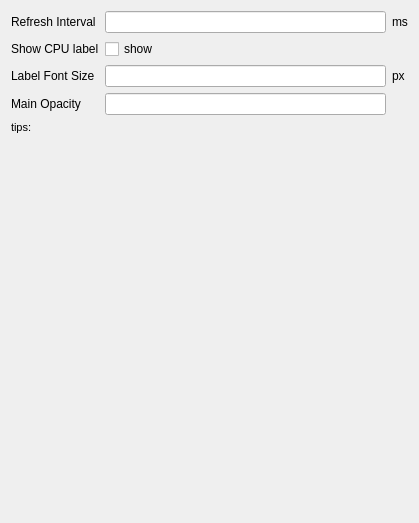
<?xml version="1.0" encoding="UTF-8"?>
<ui version="4.0">
 <class>ConfigureDialog</class>
 <widget class="QDialog" name="ConfigureDialog">
  <property name="geometry">
   <rect>
    <x>0</x>
    <y>0</y>
    <width>419</width>
    <height>523</height>
   </rect>
  </property>
  <property name="windowTitle">
   <string>Dialog</string>
  </property>
  <layout class="QGridLayout" name="gridLayout">
   <item row="0" column="0">
    <widget class="QLabel" name="label">
     <property name="text">
      <string>Refresh Interval</string>
     </property>
    </widget>
   </item>
   <item row="0" column="1">
    <widget class="QLineEdit" name="refresh_interval">
     <property name="maxLength">
      <number>32765</number>
     </property>
    </widget>
   </item>
   <item row="0" column="2">
    <widget class="QLabel" name="label_2">
     <property name="text">
      <string>ms</string>
     </property>
    </widget>
   </item>
   <item row="1" column="0">
    <widget class="QLabel" name="label_3">
     <property name="text">
      <string>Show CPU label</string>
     </property>
    </widget>
   </item>
   <item row="1" column="1">
    <widget class="QCheckBox" name="showCpu_checkbox">
     <property name="text">
      <string>show</string>
     </property>
    </widget>
   </item>
   <item row="2" column="0">
    <widget class="QLabel" name="label_4">
     <property name="text">
      <string>Label Font Size</string>
     </property>
    </widget>
   </item>
   <item row="2" column="1">
    <widget class="QLineEdit" name="labelFont_size"/>
   </item>
   <item row="2" column="2">
    <widget class="QLabel" name="label_5">
     <property name="text">
      <string>px</string>
     </property>
    </widget>
   </item>
   <item row="3" column="0">
    <widget class="QLabel" name="label_6">
     <property name="text">
      <string>Main Opacity</string>
     </property>
    </widget>
   </item>
   <item row="3" column="1">
    <widget class="QLineEdit" name="main_opacity"/>
   </item>
   <item row="4" column="0" colspan="3">
    <widget class="QLabel" name="tips">
     <property name="font">
      <font>
       <pointsize>8</pointsize>
      </font>
     </property>
     <property name="text">
      <string>tips:</string>
     </property>
    </widget>
   </item>
   <item row="5" column="1">
    <spacer name="verticalSpacer">
     <property name="orientation">
      <enum>Qt::Vertical</enum>
     </property>
     <property name="sizeHint" stdset="0">
      <size>
       <width>20</width>
       <height>345</height>
      </size>
     </property>
    </spacer>
   </item>
  </layout>
 </widget>
 <resources/>
 <connections/>
</ui>
